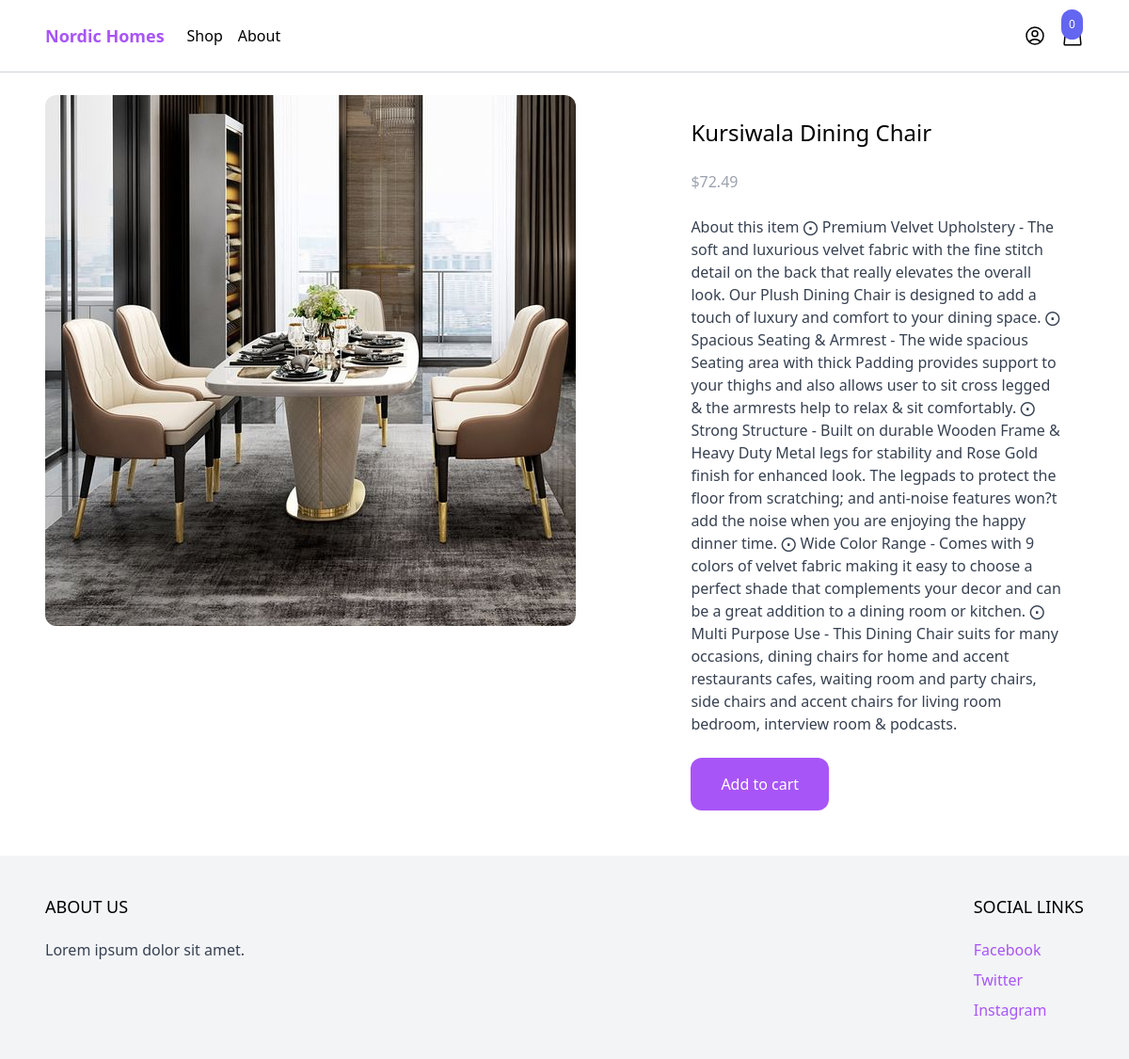
/shop/kursiwala-dining-chair/, run on the app's committed database.
### products/models.py (models this page shows, shortened)
class Product(models.Model):
    category = models.ForeignKey(Category, related_name='products', on_delete=models.CASCADE)
    name = models.CharField(max_length=255)
    slug = models.SlugField()
    description  = models.TextField(blank=True, null=True)
    price = models.IntegerField()
    created_at = models.DateTimeField(auto_now_add=True)
    image = models.ImageField(upload_to='uploads/', blank=True, null=True)
    thumbnail = models.ImageField(upload_to='uploads/', blank=True, null=True)
    class Meta:
        ordering = ('-created_at',)
    def get_display_price(self):
        return self.price / 100

### products/views.py (the view)
# urls.py: path('shop/<slug:slug>/', product, name='product'),
def product(request, slug):
    product = get_object_or_404(Product, slug=slug)
    return render(request, 'product/product.html', {'product': product})

### cart/cart.py (called while the page is built)
    def __len__(self):
        return sum(item['quantity'] for item in self.cart.values())

### cart/context_processors.py (called while the page is built)
def cart(request):
    return{'cart': Cart(request)}

### products/templates/product/product.html (shortened to what this page needs)
{% extends 'core/base.html' %}
{% block content %}
<div class="max-w-6xl mx-auto flex flex-wrap py-6 px-6 xl:px-0">
   <div class="images w-full mb-6 lg:mb-0 lg:w-3/5">
    <img class="rounded-xl" src="{% if product.image %}{{ product.image.url }}{% else %}http://via.placeholder.com/240x240x.jpg{% endif  %}" alt="">
   </div>
   <div class="information w-full lg:w-2/5 lg:p-6">
    <h1 class="text-2xl">{{ product.name }}</h1>
    <p class="mt-6 text-gray-400">${{ product.get_display_price }}</p>
    {% if product.description %}
    <p class="mt-6 text-gray-700">{{ product.description }}</p>
    {% endif %}
    <a href="#" class="mt-6 inline-block px-8 py-4 rounded-xl bg-purple-500 text-white hover:bg-purple-700"
    hx-get="{% url 'add_to_cart' product.id %}"
    hx-target="#menu-cart-button"
    hx-swap="outerHTMl">
        Add to cart
    </a>
   </div>
</div>
{% endblock content %}

### data on the page
Product: image (picture), name "Kursiwala Dining Chair", get_display_price "72.49", description "About this item ⨀ Premium Velvet Upholstery - The soft and luxurious velvet fabric with the fine stitch detail on the back that really elevates the overall look. Our Plush Dining Chair is designed to add a touch of luxury and comfort to your dining space. ⨀ Spacious Seating & Armrest - The wide spacious Seating area with thick Padding provides support to your thighs and also allows user to sit cross legged & the armrests help to relax & sit comfortably. ⨀ Strong Structure - Built on durable Wooden Frame & Heavy Duty Metal legs for stability and Rose Gold finish for enhanced look. The legpads to protect the floor from scratching; and anti-noise features won?t add the noise when you are…"

### other printed values
{{ cart|length }} "0"
